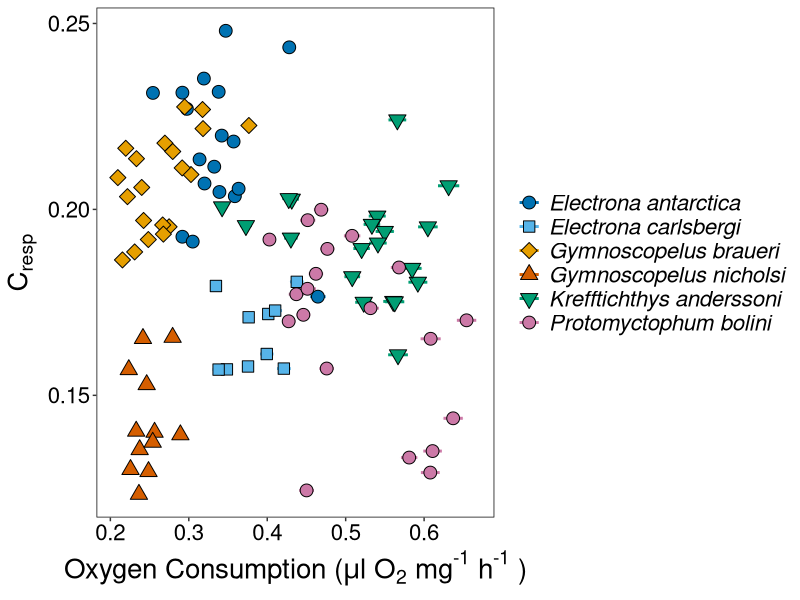

Reproduce this figure in R.
#### Graphs - Belcher RMR Estimates ####

library(tidyverse)

options(max.print=999999)

myct <- read.csv("Data/Myctophids_M_Temp_Bel.csv")
glimpse(myct)

cbPalette <- c("#0072B2", "#56B4E9", "#E69F00", "#D55E00", "#009E73", "#CC79A7")

svg("Plots/01_Among_Species/04_Cresp_Oxygen_Consumption.svg", width = 10, height = 7)
ggplot(myct, aes(mean_Metabol, mean_M, sciname)) +
  scale_fill_manual(values = cbPalette) +
  scale_colour_manual(values = cbPalette) +
  geom_errorbarh(aes(xmin = mean_Metabol - se_Metabol, # Horizontal
                     xmax = mean_Metabol + se_Metabol, col = sciname), lwd = 1) + # Colour error-bars according to species
  geom_point(aes(fill = sciname, shape = sciname), size = 4) + # Colour points according to species
  # Customise the theme
  scale_shape_manual(values = c(21, 22, 23, 24, 25, 21)) +
  xlab(expression(paste("Oxygen Consumption (", mu, "l O" ["2"], " mg" ^"-1", " h" ^"-1", " )"))) +
  ylab(expression("C" ["resp"])) +
  # Add error-bars using sd
  theme(panel.background = element_blank(), # Keep the background blank
        text = element_text(size = 20, family = "sans"),
        panel.border = element_rect(colour = "black", fill = NA),
        legend.title = element_blank(),
        legend.key=element_blank(),
        legend.text = element_text(face = "italic"),
        axis.text.x = element_text(colour = "black"),
        axis.text.y = element_text(colour = "black"))  # Print the minor gridlines
dev.off()
